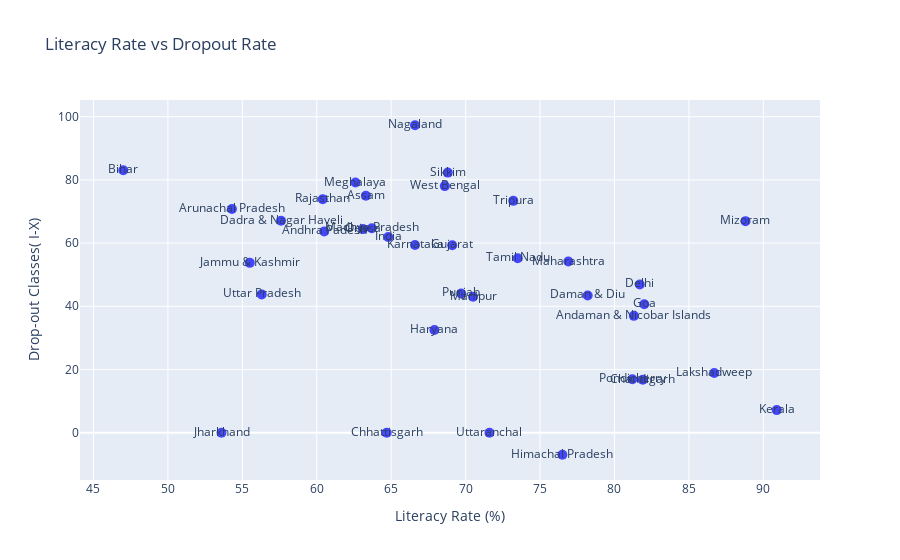

Here is the notebook cell this chart was saved with:
### Code cell
fig = px.scatter(df, x="Literacy Rate", y="Drop-out Classes( I-X)", text="State",
                 title="Literacy Rate vs Dropout Rate",
                 labels={"Literacy Rate": "Literacy Rate (%)", "Drop-out Cl": "Dropout Rate (%)"})
fig.update_traces(marker=dict(size=10, color='blue', opacity=0.7))
fig.show()

### Figure 1 — Plotly figure (JSON) as saved in the notebook; plotly's stock layout.template omitted (floating-point values rounded to 4 significant figures)
{"data": [{"hovertemplate": "Literacy Rate (%)=%{x}<br>Drop-out Classes( I-X)=%{y}<br>State=%{text}<extra></extra>", "legendgroup": "", "marker": {"color": "blue", "opacity": 0.7, "size": 10, "symbol": "circle"}, "mode": "markers+text", "name": "", "orientation": "v", "showlegend": false, "text": ["Andhra Padesh", "Arunachal Pradesh", "Assam", "Bihar", "Chhattisgarh", "Goa", "Gujarat", "Haryana", "Himachal Pradesh", "Jammu & Kashmir", "Jharkhand", "Karnataka", "Kerala", "Madhya Pradesh", "Maharashtra", "Manipur", "Meghalaya", "Mizoram", "Nagaland", "Orissa", "Punjab", "Rajasthan", "Sikkim", "Tamil Nadu", "Tripura", "Uttar Pradesh", "Uttaranchal", "West Bengal", "Andaman & Nicobar Islands", "Chandigarh", "Dadra & Nagar Haveli", "Daman & Diu", "Delhi", "Lakshadweep", "Pondicherry", "India"], "type": "scatter", "x": [60.5, 54.3, 63.3, 47.0, 64.7, 82.0, 69.1, 67.9, 76.5, 55.5, 53.6, 66.6, 90.9, 63.7, 76.9, 70.5, 62.6, 88.8, 66.6, 63.1, 69.7, 60.4, 68.8, 73.5, 73.2, 56.3, 71.6, 68.6, 81.3, 81.9, 57.6, 78.2, 81.7, 86.7, 81.2, 64.8], "xaxis": "x", "y": [63.69, 70.79, 74.96, 83.06, 0.0, 40.65, 59.29, 32.48, -6.98, 53.75, 0.0, 59.38, 7.15, 64.7, 54.16, 43.02, 79.15, 66.95, 97.29, 64.42, 44.06, 73.87, 82.3, 55.19, 73.36, 43.77, 0.0, 78.03, 36.97, 16.73, 67.06, 43.43, 46.92, 18.88, 16.89, 61.92], "yaxis": "y"}], "layout": {"legend": {"tracegroupgap": 0}, "title": {"text": "Literacy Rate vs Dropout Rate"}, "xaxis": {"anchor": "y", "domain": [0, 1], "title": {"text": "Literacy Rate (%)"}}, "yaxis": {"anchor": "x", "domain": [0, 1], "title": {"text": "Drop-out Classes( I-X)"}}}}
